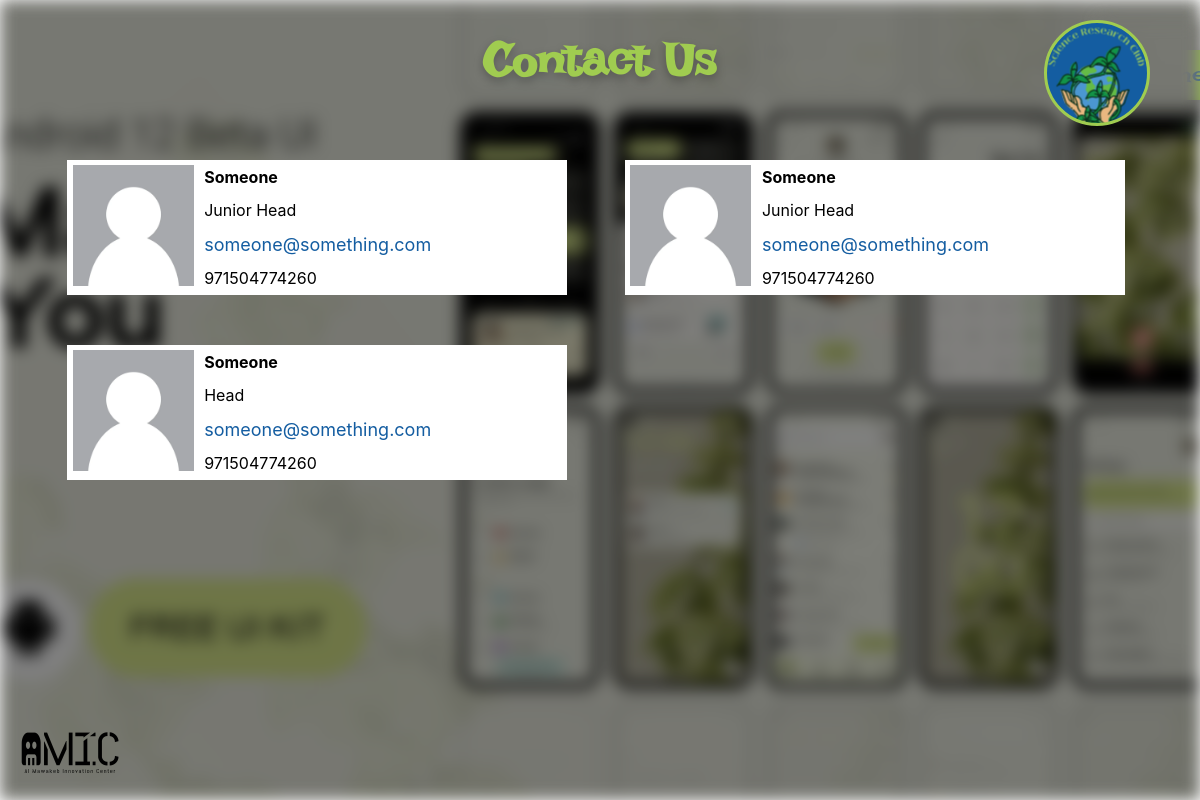
Page /contact/ on the committed database.
### website/models.py (models this page shows, shortened)
class HomePage(models.Model):
    Title_Text = models.CharField(max_length=2000, help_text='Enter Big Text')
    Subtitle_Text = models.CharField(max_length=1000, help_text='Enter Sub Text')
    Cover_Photo = models.ImageField(upload_to="uploadedMedia/",help_text="Upload Cover Photo To Be Used As Background Of Home Page")

class Contact(models.Model):
    id = models.AutoField(primary_key=True)
    Name = models.CharField(max_length=2000)
    Email = models.EmailField(max_length=2000)
    Phone_Number = models.CharField(max_length=20, help_text='Phone Number in this format: +971501234567 or type N/A if you don\'t want to show number')
    Position = models.CharField(max_length=2000, choices=[("Head", "Head"),("Junior Head", "Junior Head")])
    Picture = models.ImageField(max_length=2000, upload_to='uploadedMedia', default='/static/images/placeholder.webp')

### website/views.py (the view)
# urls.py: path('contact/', views.contact, name='contact'),
def contact(request):
    homePage = HomePage.objects.all()
    socials = Social.objects.all()
    contacts = Contact.objects.all()
    context = {
        'socials': socials,
        'contacts': contacts,
        'cover_photo': homePage[0].Cover_Photo,
    }
    return render(request, 'contact.html', context=context)

### templates/contact.html (shortened to what this page needs)
{% extends "base.html" %}
{% load static %}
{% block header %}
    <link rel="stylesheet" href="{% static "styles/fonts.css" %}">
    <link rel="stylesheet" href="{% static "styles/index.css" %}">
    <link rel="stylesheet" href="{% static "styles/animations.css" %}">
{% endblock header %}
{% block content %}
<h1 style="margin-bottom: 70px">Contact Us</h1>
<div class="centerer">
<div class="contact-container">
    {% for contact in contacts %}
    <table cellspacing=0 cellpadding=5>
        <tr>
            <td rowspan=4 class="image">
                <img src="{{ contact.Picture }}" height=121 width=121>
            </td>
            <th>
                {{ contact.Name }}
            </th>
        </tr>
        <tr>
            <td>
                {{ contact.Position }}
            </td>
        </tr>
        <tr>
            <td>
                <a href="mailto:{{ contact.Email }}" class="email">{{ contact.Email }}</a>
            </td>
        </tr>
        <tr>
            <td>
                {{ contact.Phone_Number }}
            </td>
        </tr>
    </table>
    {% endfor %}
</div>
</div>
<img src="{% static "images/AMIC logo 1.png" %}" id="amiclogo">
{% endblock content %}

### templates/base.html (shortened to what this page needs)
{% load static %}
<!DOCTYPE html>
<html lang="en">
  <head>
    {% block header %}{% endblock %}
    <link rel="stylesheet" href="https://cdnjs.cloudflare.com/ajax/libs/font-awesome/4.7.0/css/font-awesome.min.css">
  </head>
  <body>
    <div id="bg" style="background-image: url(/{{ cover_photo }});"></div>
    <div class="navbar" >
        <div class="subnavbar">
          <div class="distributer" id="mainlinks">
            <a href="{% url "index" %}" class="navbarlinks" id="homelink" hidden>Home</a>
          </div>
        </div>
        <div id="navbartoggle">
          <img src="{% static "images/logo.svg" %}" style="cursor: pointer;" onclick="this.parentElement.children[1].click();">
        </div>
        <div class="mask"></div>
    </div>
    {% block content %}
    {% endblock %}
  </body>
</html>

### static/styles/index.css (style rules this page uses)
.navbar { position: fixed; top: 20px; right: 0px; display: flex; }
.subnavbar { height: 50px; min-width: 400px; background-color: #a0cc50; margin-right: -50px; border-radius: 50px; display: none; align-items: center; justify-content: stretch; padding-left: 50px; padding-right: 50px; box-shadow: 0px 4px 10px rgba(0, 0, 0, 25%); z-index: 2; transform: translateX(100%); transition: height 0.7s ease-in-out 0s; margin-top: 5%; }
.distributer { width: 90%; display: flex; align-items: center; justify-content: space-between; }
#navbartoggle { z-index: 4; }
.mask { width: 100px; height: 100px; z-index: 3; margin-left: -50px; filter: blur(8px) brightness(0.5); }
a { font-family: IrishGrover; font-size: 24px; text-decoration: none; cursor: pointer; color: #145DA1; }
a.email { font-family: Inter; font-size: 18px }
h1 { color: #a0cc50; font-family: IrishGrover; font-size: 48px; text-align: center; text-shadow: 0px 4px 10px rgba(0, 0, 0, 25%); }
.centerer { display: flex; justify-content: center; }
#amiclogo { position: fixed; bottom: 20px; left: 20px; aspect-ratio: 100/61.8; width: 100px; z-index: -1; }
th, td { text-align: left; font-family: Inter; }
table { width: 500px; }
td.image { max-width: 75px; text-align: center; }
tr { background-color: white; padding: 10px; }
#bg { z-index: -1; position: fixed; top: 0px; left: 0px; width: 100%; background-color: rgba(0, 0, 0, 0.5); background-size: cover; background-repeat: no-repeat; filter: blur(8px) brightness(0.5); height: 100%; background-position: center; }
.contact-container { width: 90%; display: grid; grid-gap: 50px; grid-template-columns: repeat(auto-fit, minmax(450px, 1fr)); justify-items: start; }

### rows in the picture
HomePage: Cover_Photo (picture)
Contact: Picture (placeholder picture), Name "Someone", Position "Junior Head", Email "someone@something.com", Phone_Number "971504774260"
Contact: Picture (placeholder picture), Name "Someone", Position "Junior Head", Email "someone@something.com", Phone_Number "971504774260"
Contact: Picture (placeholder picture), Name "Someone", Position "Head", Email "someone@something.com", Phone_Number "971504774260"
